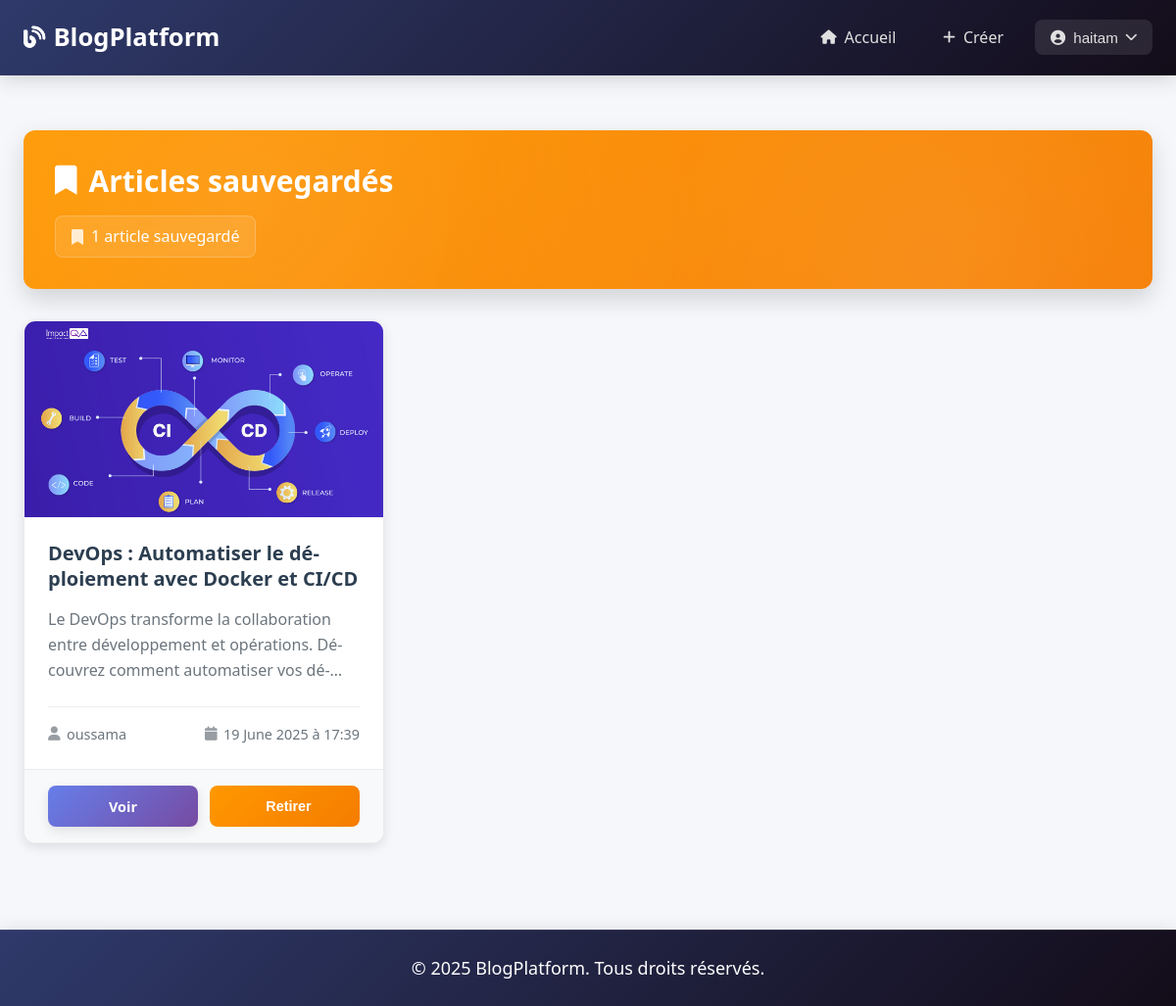
Screenshot of /saved-articles (signed in) with the database file from the repository.
### tables this page shows
CREATE TABLE articles (
                id INTEGER PRIMARY KEY AUTOINCREMENT,
                title TEXT NOT NULL,
                description TEXT,
                content TEXT NOT NULL,
                image_filename TEXT,
                author_id INTEGER NOT NULL,
                created_at TIMESTAMP DEFAULT CURRENT_TIMESTAMP,
                updated_at TIMESTAMP DEFAULT CURRENT_TIMESTAMP,
                FOREIGN KEY (author_id) REFERENCES users (id)
            );

CREATE TABLE users (
                id INTEGER PRIMARY KEY AUTOINCREMENT,
                username TEXT UNIQUE NOT NULL,
                email TEXT UNIQUE NOT NULL,
                password_hash TEXT NOT NULL,
                created_at TIMESTAMP DEFAULT CURRENT_TIMESTAMP
            );

### main.py (the view)
@app.route("/saved-articles")
def saved_articles():
    user = get_current_user()
    if not user:
        return redirect(url_for("login"))
    articles = db.get_saved_articles(user["id"])
    return render_template(
        "user/saved_articles.html",
        title="Articles sauvegardés - Blog Platform",
        user=user,
        articles=articles
    )

### database.py (called while the page is built)
    def get_connection(self):
        conn = sqlite3.connect(self.db_path)
        conn.row_factory = sqlite3.Row
        return conn

    def get_saved_articles(self, user_id):
        conn = self.get_connection()
        cursor = conn.cursor()
        cursor.execute('''
            SELECT a.*, u.username as author_name,
                   (SELECT COUNT(*) FROM likes WHERE article_id = a.id) as likes_count,
                   (SELECT COUNT(*) FROM comments WHERE article_id = a.id) as comments_count
            FROM articles a
            JOIN users u ON a.author_id = u.id
            JOIN saved_articles s ON a.id = s.article_id
            WHERE s.user_id = ?
            ORDER BY s.created_at DESC
        ''', (user_id,))
        articles = cursor.fetchall()
        conn.close()
        return [dict(article) for article in articles]

### main.py (called while the page is built)
@app.template_filter('format_date')
def format_date_filter(date_value):
    if isinstance(date_value, str):
        try:
            date_value = datetime.fromisoformat(date_value.replace('Z', '+00:00'))
        except ValueError:
            try:
                date_value = datetime.strptime(date_value, '%Y-%m-%d %H:%M:%S')
            except ValueError:
                return date_value  # Retourner tel quel si impossible à analyser
    if isinstance(date_value, datetime):
        return date_value.strftime('%d %B %Y à %H:%M')
    return str(date_value)  # Solution de secours vers représentation string

@app.template_filter('truncate')
def truncate_filter(text, length=100):
    if not text:
        return ""
    text = str(text)
    if len(text) <= length:
        return text
    return text[:length].rstrip() + "..."

def get_current_user():
    sid = request.cookies.get("session_id")
    return session_mgr.get_user(sid) if sid else None

### utils/session_manager.py (called while the page is built)
    def get_user(self, session_id):
        if not session_id:
            return None
        session_file = os.path.join(self.sessions_dir, f"{session_id}.json")
        if not os.path.exists(session_file):
            return None
        try:
            with open(session_file, 'r') as f:
                session_data = json.load(f)
            expires_at = datetime.fromisoformat(session_data['expires_at'])
            if datetime.now() > expires_at:
                self.destroy_session(session_id)
                return None
            return session_data['user']
        except (json.JSONDecodeError, KeyError, ValueError):
            self.destroy_session(session_id)
            return None

### templates/user/saved_articles.html (shortened to what this page needs)
{% extends "base.html" %}
{% block content %}
<div class="page-header">
    <div class="header-content">
        <h2><i class="fas fa-bookmark"></i> Articles sauvegardés</h2>
    </div>
    {% if articles %}
    <div class="header-stats">
        <div class="stat-item">
            <i class="fas fa-bookmark"></i>
            <span>{{ articles|length }} article{{ 's' if articles|length != 1 else '' }} sauvegardé{{ 's' if
                articles|length != 1 else '' }}</span>
        </div>
    </div>
    {% endif %}
</div>
{% if articles %}
<div class="article-list">
    {% for a in articles %}
    <div class="article-card">
        {% if a.image_url %}
        <div class="article-image-container">
            <img src="{{ a.image_url }}" alt="{{ a.title }}" class="article-image" />
            <div class="image-overlay">
                <a href="/article/{{ a.id }}" class="image-link">
                    <i class="fas fa-eye"></i>
                </a>
            </div>
        </div>
        {% elif a.image_filename %}
        <div class="article-image-container">
            <img src="/static/{{ a.image_filename }}" alt="{{ a.title }}" class="article-image" />
        </div>
        {% endif %}
        <div class="card-content">
            <h3>
                <a href="/article/{{ a.id }}">{{ a.title }}</a>
            </h3>
            <p>{{ a.content|truncate(150) }}</p>
            <div class="article-meta">
                <div class="meta-item">
                    <i class="fas fa-user"></i>
                    <span>{{ a.author_name }}</span>
                </div>
                <div class="meta-item">
                    <i class="fas fa-calendar"></i>
                    <span>{{ a.created_at|format_date }}</span>
                </div>
            </div>
        </div>
        <div class="article-actions">
            <a href="/article/{{ a.id }}" class="btn btn-primary">Voir</a>
            <button class="btn btn-secondary btn-unsave" data-id="{{ a.id }}">
                 Retirer
            </button>
        </div>
    </div>
    {% endfor %}
</div>
{% endif %}
{% endblock %}
{% block styles %}
<link rel="stylesheet" href="{{ url_for('static', filename='css/user/saved_articles.css') }}">
{% endblock %}

### static/css/base.css (style rules this page uses)
:root { --primary-color: #007bff; --primary-dark: #0056b3; --primary-light: #66b3ff; --secondary-color: #6c757d; --success-color: #28a745; --danger-color: #dc3545; --warning-color: #ffc107; --info-color: #17a2b8; --light-color: #f8f9fa; --dark-color: #343a40; --background-color: #f5f7fa; --card-background: #ffffff; --text-color: #2c3e50; --text-muted: #6c757d; --border-color: #e9ecef; --shadow-sm: 0 2px 4px rgba(0, 0, 0, 0.06); --shadow-md: 0 4px 12px rgba(0, 0, 0, 0.1); --shadow-lg: 0 10px 25px rgba(0, 0, 0, 0.15); --border-radius: 8px; --border-radius-lg: 12px; --transition: all 0.3s cubic-bezier(0.4, 0, 0.2, 1); }
*, *::before, *::after { box-sizing: border-box; margin: 0; padding: 0; }
html { font-size: 16px; scroll-behavior: smooth; }
body { font-family: 'Segoe UI', Tahoma, Geneva, Verdana, sans-serif; background: var(--background-color); color: var(--text-color); line-height: 1.6; -webkit-font-smoothing: antialiased; -moz-osx-font-smoothing: grayscale; }
h1, h2, h3, h4, h5, h6 { font-weight: 600; line-height: 1.3; margin-bottom: 0.8rem; color: var(--dark-color); }
h2 { font-size: clamp(1.5rem, 4vw, 2rem); }
h3 { font-size: clamp(1.25rem, 3vw, 1.5rem); }
p { margin-bottom: 1rem; color: var(--text-color); }
a { color: var(--primary-color); text-decoration: none; transition: var(--transition); }
.btn { display: inline-flex; align-items: center; justify-content: center; gap: 0.5rem; padding: 0.7rem 1.5rem; border: 2px solid transparent; border-radius: var(--border-radius); cursor: pointer; text-decoration: none; font-size: 0.95rem; font-weight: 500; transition: var(--transition); position: relative; overflow: hidden; }
.btn::before { content: ''; position: absolute; top: 0; left: -100%; width: 100%; height: 100%; background: linear-gradient(90deg, transparent, rgba(255, 255, 255, 0.2), transparent); transition: left 0.5s; }
.btn-primary { background: linear-gradient(135deg, #667eea 0%, #764ba2 100%); color: white; box-shadow: var(--shadow-md); }
.btn-secondary { background: var(--card-background); color: var(--secondary-color); border-color: var(--border-color); }

### rows the page displays
articles: image_filename (picture), title "DevOps : Automatiser le déploiement avec Docker et CI/CD", content "Le DevOps transforme la collaboration entre développement et opérations. Découvrez comment automatiser…", author_name "oussama", created_at "19 June 2025 à 17:39"

### other values shown
{{ user.username }} "haitam"
{{ articles|length }} "1"
